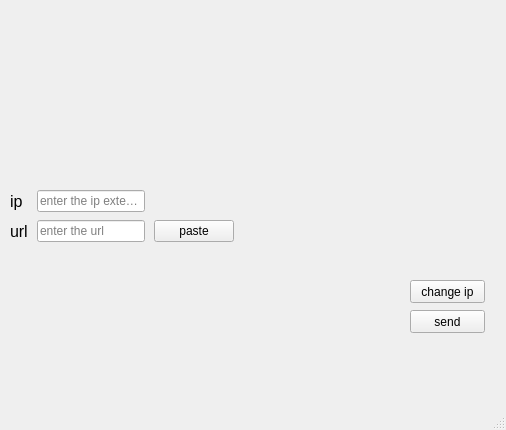
<?xml version="1.0" encoding="UTF-8"?>
<ui version="4.0">
 <class>MainWindow</class>
 <widget class="QMainWindow" name="MainWindow">
  <property name="geometry">
   <rect>
    <x>0</x>
    <y>0</y>
    <width>506</width>
    <height>430</height>
   </rect>
  </property>
  <property name="windowTitle">
   <string>MainWindow</string>
  </property>
  <widget class="QWidget" name="centralwidget">
   <widget class="QWidget" name="gridLayoutWidget">
    <property name="geometry">
     <rect>
      <x>10</x>
      <y>190</y>
      <width>291</width>
      <height>141</height>
     </rect>
    </property>
    <layout class="QGridLayout" name="gridLayout">
     <property name="sizeConstraint">
      <enum>QLayout::SetFixedSize</enum>
     </property>
     <property name="horizontalSpacing">
      <number>9</number>
     </property>
     <property name="verticalSpacing">
      <number>8</number>
     </property>
     <item row="1" column="1">
      <widget class="QLineEdit" name="url_line_edit">
       <property name="placeholderText">
        <string>enter the url</string>
       </property>
      </widget>
     </item>
     <item row="0" column="1">
      <widget class="QLineEdit" name="ip_line_edit">
       <property name="placeholderText">
        <string>enter the ip extension </string>
       </property>
      </widget>
     </item>
     <item row="1" column="0">
      <widget class="QLabel" name="label_2">
       <property name="font">
        <font>
         <pointsize>12</pointsize>
        </font>
       </property>
       <property name="text">
        <string>url</string>
       </property>
      </widget>
     </item>
     <item row="0" column="0">
      <widget class="QLabel" name="label">
       <property name="font">
        <font>
         <pointsize>12</pointsize>
        </font>
       </property>
       <property name="text">
        <string>ip</string>
       </property>
      </widget>
     </item>
     <item row="1" column="2">
      <widget class="QPushButton" name="clip_btn">
       <property name="text">
        <string>paste</string>
       </property>
      </widget>
     </item>
    </layout>
   </widget>
   <widget class="QPushButton" name="send_btn">
    <property name="geometry">
     <rect>
      <x>410</x>
      <y>310</y>
      <width>75</width>
      <height>23</height>
     </rect>
    </property>
    <property name="text">
     <string>send</string>
    </property>
   </widget>
   <widget class="QPushButton" name="ip_btn">
    <property name="geometry">
     <rect>
      <x>410</x>
      <y>280</y>
      <width>75</width>
      <height>23</height>
     </rect>
    </property>
    <property name="text">
     <string>change ip</string>
    </property>
   </widget>
  </widget>
  <widget class="QMenuBar" name="menubar">
   <property name="geometry">
    <rect>
     <x>0</x>
     <y>0</y>
     <width>506</width>
     <height>21</height>
    </rect>
   </property>
  </widget>
  <widget class="QStatusBar" name="statusbar"/>
 </widget>
 <resources/>
 <connections/>
</ui>
